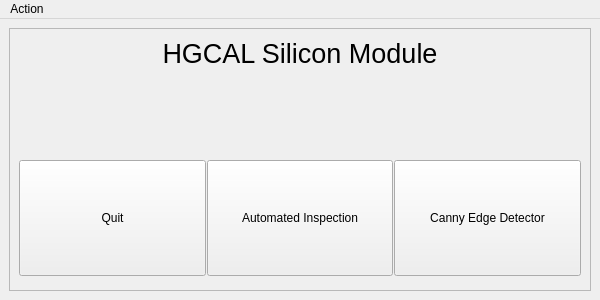
<?xml version="1.0" encoding="UTF-8"?>
<ui version="4.0">
 <class>MainWindow_hgcal</class>
 <widget class="QMainWindow" name="MainWindow_hgcal">
  <property name="windowModality">
   <enum>Qt::ApplicationModal</enum>
  </property>
  <property name="geometry">
   <rect>
    <x>0</x>
    <y>0</y>
    <width>600</width>
    <height>300</height>
   </rect>
  </property>
  <property name="sizePolicy">
   <sizepolicy hsizetype="Preferred" vsizetype="Preferred">
    <horstretch>0</horstretch>
    <verstretch>0</verstretch>
   </sizepolicy>
  </property>
  <property name="contextMenuPolicy">
   <enum>Qt::DefaultContextMenu</enum>
  </property>
  <property name="windowTitle">
   <string>HGCAL silicon module</string>
  </property>
  <property name="layoutDirection">
   <enum>Qt::LeftToRight</enum>
  </property>
  <property name="inputMethodHints">
   <set>Qt::ImhNone</set>
  </property>
  <property name="dockOptions">
   <set>QMainWindow::AllowTabbedDocks|QMainWindow::AnimatedDocks</set>
  </property>
  <widget class="QWidget" name="centralwidget">
   <layout class="QGridLayout" name="gridLayout">
    <item row="0" column="0">
     <widget class="QScrollArea" name="scrollArea">
      <property name="sizePolicy">
       <sizepolicy hsizetype="Preferred" vsizetype="Preferred">
        <horstretch>0</horstretch>
        <verstretch>0</verstretch>
       </sizepolicy>
      </property>
      <property name="sizeAdjustPolicy">
       <enum>QAbstractScrollArea::AdjustToContents</enum>
      </property>
      <property name="widgetResizable">
       <bool>true</bool>
      </property>
      <property name="alignment">
       <set>Qt::AlignCenter</set>
      </property>
      <widget class="QWidget" name="scrollAreaWidgetContents">
       <property name="geometry">
        <rect>
         <x>0</x>
         <y>0</y>
         <width>586</width>
         <height>267</height>
        </rect>
       </property>
       <layout class="QGridLayout" name="gridLayout_2">
        <item row="0" column="0">
         <layout class="QVBoxLayout" name="verticalLayout_title">
          <property name="sizeConstraint">
           <enum>QLayout::SetDefaultConstraint</enum>
          </property>
          <item>
           <widget class="QLabel" name="label_index_text">
            <property name="sizePolicy">
             <sizepolicy hsizetype="Preferred" vsizetype="Preferred">
              <horstretch>0</horstretch>
              <verstretch>0</verstretch>
             </sizepolicy>
            </property>
            <property name="font">
             <font>
              <pointsize>20</pointsize>
             </font>
            </property>
            <property name="text">
             <string>HGCAL Silicon Module</string>
            </property>
            <property name="alignment">
             <set>Qt::AlignHCenter|Qt::AlignTop</set>
            </property>
           </widget>
          </item>
         </layout>
        </item>
        <item row="1" column="0">
         <layout class="QHBoxLayout" name="horizontalLayout_buttons">
          <property name="spacing">
           <number>1</number>
          </property>
          <item>
           <widget class="QPushButton" name="pushButton_quit">
            <property name="sizePolicy">
             <sizepolicy hsizetype="Minimum" vsizetype="Preferred">
              <horstretch>0</horstretch>
              <verstretch>0</verstretch>
             </sizepolicy>
            </property>
            <property name="toolTip">
             <string>&lt;html&gt;&lt;head/&gt;&lt;body&gt;&lt;p&gt;Quit the Program&lt;/p&gt;&lt;/body&gt;&lt;/html&gt;</string>
            </property>
            <property name="text">
             <string>Quit</string>
            </property>
           </widget>
          </item>
          <item>
           <widget class="QPushButton" name="pushButton_autoInspection">
            <property name="sizePolicy">
             <sizepolicy hsizetype="Minimum" vsizetype="Preferred">
              <horstretch>0</horstretch>
              <verstretch>0</verstretch>
             </sizepolicy>
            </property>
            <property name="toolTip">
             <string>&lt;html&gt;&lt;head/&gt;&lt;body&gt;&lt;p&gt;This Progem accepts 7 hole coordinates and executes Pass0&lt;/p&gt;&lt;/body&gt;&lt;/html&gt;</string>
            </property>
            <property name="text">
             <string>Automated Inspection</string>
            </property>
           </widget>
          </item>
          <item>
           <widget class="QPushButton" name="pushButton_cannyEdge">
            <property name="sizePolicy">
             <sizepolicy hsizetype="Minimum" vsizetype="Preferred">
              <horstretch>0</horstretch>
              <verstretch>0</verstretch>
             </sizepolicy>
            </property>
            <property name="toolTip">
             <string>&lt;html&gt;&lt;head/&gt;&lt;body&gt;&lt;p&gt;This application can be used to plot the edges in a given image and also export them.&lt;/p&gt;&lt;/body&gt;&lt;/html&gt;</string>
            </property>
            <property name="text">
             <string>Canny Edge Detector</string>
            </property>
           </widget>
          </item>
         </layout>
        </item>
        <item row="2" column="0">
         <spacer name="verticalSpacer">
          <property name="orientation">
           <enum>Qt::Vertical</enum>
          </property>
          <property name="sizeType">
           <enum>QSizePolicy::Minimum</enum>
          </property>
          <property name="sizeHint" stdset="0">
           <size>
            <width>5</width>
            <height>5</height>
           </size>
          </property>
         </spacer>
        </item>
       </layout>
      </widget>
     </widget>
    </item>
   </layout>
  </widget>
  <widget class="QMenuBar" name="menubar_file">
   <property name="geometry">
    <rect>
     <x>0</x>
     <y>0</y>
     <width>600</width>
     <height>19</height>
    </rect>
   </property>
   <property name="sizePolicy">
    <sizepolicy hsizetype="MinimumExpanding" vsizetype="Minimum">
     <horstretch>0</horstretch>
     <verstretch>0</verstretch>
    </sizepolicy>
   </property>
   <widget class="QMenu" name="menuAction">
    <property name="title">
     <string>Action</string>
    </property>
    <addaction name="actionAutoInspection"/>
    <addaction name="actionCannyEdge"/>
    <addaction name="actionQuit"/>
   </widget>
   <addaction name="menuAction"/>
  </widget>
  <action name="actionAutoInspection">
   <property name="text">
    <string>Automated Inspection</string>
   </property>
  </action>
  <action name="actionCannyEdge">
   <property name="text">
    <string>Canny Edge Detector</string>
   </property>
  </action>
  <action name="actionQuit">
   <property name="text">
    <string>Quit</string>
   </property>
  </action>
 </widget>
 <resources/>
 <connections/>
</ui>
